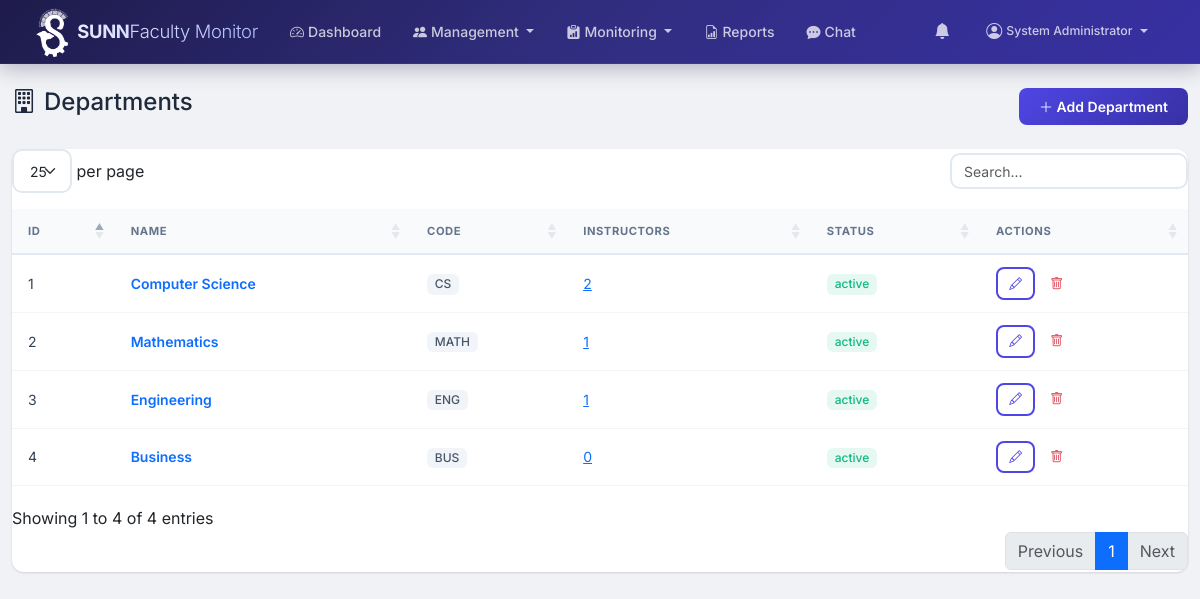
The app's page /admin/departments.php (signed in) with its own data.
### tables this page shows
CREATE TABLE departments (
    id INT PRIMARY KEY AUTO_INCREMENT,
    name VARCHAR(100) NOT NULL,
    code VARCHAR(20) UNIQUE NOT NULL,
    description TEXT DEFAULT NULL,
    status ENUM('active', 'inactive') NOT NULL DEFAULT 'active',
    created_at TIMESTAMP DEFAULT CURRENT_TIMESTAMP
);

### admin/departments.php (the view, shortened to what this page needs)
<?php
$db = getDB();
$departments = $db->query("SELECT d.*, (SELECT COUNT(*) FROM instructors WHERE department_id=d.id) as instructor_count FROM departments d ORDER BY name")->fetchAll();
require_once __DIR__ . '/../includes/header.php';
require_once __DIR__ . '/../includes/navbar.php';
?>
<div class="container-fluid py-4">
    <div class="d-flex justify-content-between align-items-center mb-4">
        <h4><i class="bi bi-building me-2"></i>Departments</h4>
        <button class="btn btn-primary" data-bs-toggle="modal" data-bs-target="#deptModal" onclick="$('#formAction').val('add'); $('#deptId').val(''); $('#deptName').val(''); $('#deptCode').val(''); $('#deptDesc').val('');">
            <i class="bi bi-plus-lg"></i> Add Department
        </button>
    </div>
    <div class="card">
        <div class="card-body p-0">
            <table class="table table-hover datatable mb-0">
                <thead class="table-light">
                    <tr><th>ID</th><th>Name</th><th>Code</th><th>Instructors</th><th>Status</th><th>Actions</th></tr>
                </thead>
                <tbody>
                    <?php foreach ($departments as $d): ?>
                    <tr>
                        <td><?= $d['id'] ?></td>
                        <td><a href="javascript:void(0)" class="text-decoration-none fw-semibold" onclick="showInstructors(<?= $d['id'] ?>, <?= htmlspecialchars(json_encode($d['name']), ENT_QUOTES) ?>)"><?= htmlspecialchars($d['name']) ?></a></td>
                        <td><span class="badge bg-secondary"><?= htmlspecialchars($d['code']) ?></span></td>
                        <td><a href="javascript:void(0)" onclick="showInstructors(<?= $d['id'] ?>, <?= htmlspecialchars(json_encode($d['name']), ENT_QUOTES) ?>)"><?= $d['instructor_count'] ?></a></td>
                        <td><?= getStatusBadge($d['status']) ?></td>
                        <td>
                            <button class="btn btn-sm btn-outline-primary" onclick="editDept(<?= htmlspecialchars(json_encode($d)) ?>)"><i class="bi bi-pencil"></i></button>
                            <form method="POST" style="display:inline" class="delete-record">
                                <button class="btn btn-sm btn-outline-danger"><i class="bi bi-trash"></i></button>
                            </form>
                        </td>
                    </tr>
                    <?php endforeach; ?>
                </tbody>
            </table>
        </div>
    </div>
</div>
<?php require_once __DIR__ . '/../includes/footer.php'; ?>

### config/functions.php (shortened to what this page needs)
<?php
function getStatusBadge($status) {
    $badges = [
        'active' => 'success',
        'inactive' => 'secondary',
        'pending' => 'warning',
        'completed' => 'success',
        'cancelled' => 'danger',
        'present' => 'success',
        'late' => 'warning',
        'absent' => 'danger',
        'on_leave' => 'info',
        'approved' => 'success',
        'rejected' => 'danger',
        'suspended' => 'danger',
        'maintenance' => 'warning',
        'unverified' => 'secondary',
        'holiday' => 'danger',
        'suspension' => 'warning',
        'no_classes' => 'info',
    ];
    $badge = $badges[$status] ?? 'primary';
    return "<span class='badge bg-{$badge}'>{$status}</span>";
}

### assets/css/style.css (style rules this page uses)
:root { --primary: #4f46e5; --primary-dark: #3730a3; --primary-light: #818cf8; --primary-bg: rgba(79, 70, 229, 0.08); --secondary: #0ea5e9; --success: #10b981; --success-bg: rgba(16, 185, 129, 0.1); --warning: #f59e0b; --warning-bg: rgba(245, 158, 11, 0.1); --danger: #ef4444; --danger-bg: rgba(239, 68, 68, 0.1); --info: #06b6d4; --info-bg: rgba(6, 182, 212, 0.1); --dark: #1e293b; --gray-50: #f8fafc; --gray-100: #f1f5f9; --gray-200: #e2e8f0; --gray-300: #cbd5e1; --gray-400: #94a3b8; --gray-500: #64748b; --gray-600: #475569; --gray-700: #334155; --gray-800: #1e293b; --gray-900: #0f172a; --body-bg: #f0f2f5; --card-shadow: 0 1px 3px rgba(0,0,0,.08), 0 1px 2px rgba(0,0,0,.06); --card-shadow-hover: 0 10px 25px rgba(0,0,0,.1), 0 4px 10px rgba(0,0,0,.06); --border-radius: 12px; --border-radius-sm: 8px; --border-radius-lg: 16px; --transition: all .2s ease; --nav-height: 64px; }
* { margin: 0; padding: 0; box-sizing: border-box; }
body { font-family: 'Inter', -apple-system, BlinkMacSystemFont, sans-serif; background: var(--body-bg); color: var(--gray-800); min-height: 100vh; -webkit-font-smoothing: antialiased; -moz-osx-font-smoothing: grayscale; }
.card { border: none; border-radius: var(--border-radius); box-shadow: var(--card-shadow); transition: var(--transition); }
.card-body { padding: 1.25rem; }
.table { margin-bottom: 0; font-size: .875rem; }
.table thead th { background: var(--gray-50); font-size: .7rem; text-transform: uppercase; letter-spacing: .6px; font-weight: 700; color: var(--gray-500); padding: .85rem 1rem; border-bottom: 2px solid var(--gray-200); }
.table tbody td { padding: .75rem 1rem; vertical-align: middle; border-bottom: 1px solid var(--gray-100); color: var(--gray-700); }
.table-hover tbody tr { transition: var(--transition); }
.badge { font-weight: 500; padding: .35em .65em; font-size: .75rem; border-radius: 6px; }
.badge.bg-success { background: var(--success-bg) !important; color: var(--success); }
.badge.bg-secondary { background: var(--gray-100) !important; color: var(--gray-600); }
.btn { padding: .5rem 1.25rem; font-weight: 600; font-size: .875rem; border-radius: var(--border-radius-sm); transition: var(--transition); border: none; }
.btn-primary { background: linear-gradient(135deg, var(--primary), var(--primary-dark)); color: #fff; }
.btn-outline-primary { background: transparent; border: 2px solid var(--primary); color: var(--primary); }
.btn-sm { padding: .3rem .7rem; font-size: .8rem; }

### records on screen
departments: id "4", name "Business", code "BUS", instructor_count "0", status "active"
departments: id "1", name "Computer Science", code "CS", instructor_count "2", status "active"
departments: id "3", name "Engineering", code "ENG", instructor_count "1", status "active"
departments: id "2", name "Mathematics", code "MATH", instructor_count "1", status "active"

### other values on screen
$_SESSION['user_name'] "System Administrator"
